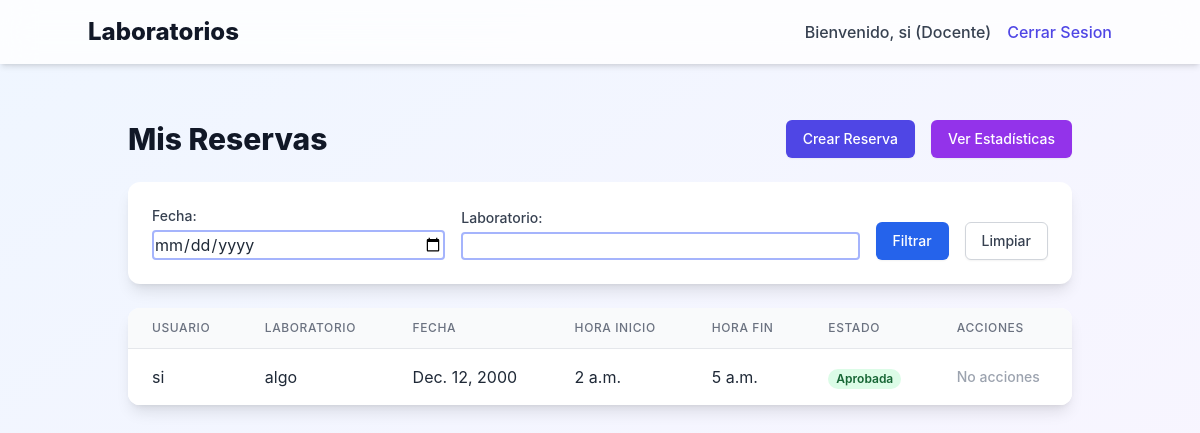
Before: /management/ (signed in) with the older database file.
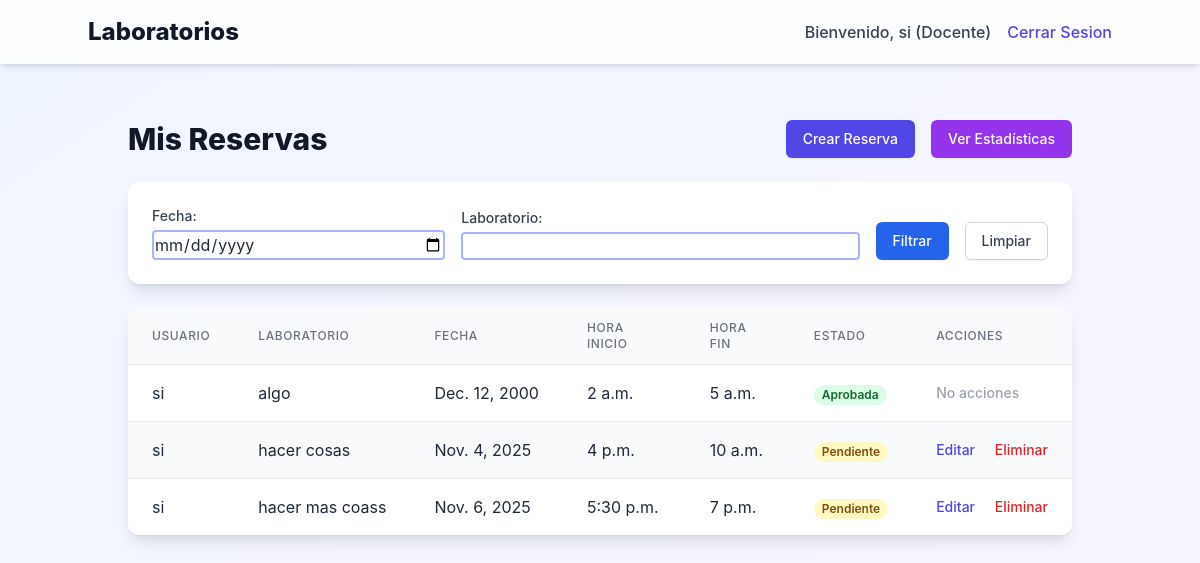
After: the same page with the newer database file.
### autentication_enmanuel_sergio/models.py (models this page shows, shortened)
class Profile(models.Model):
    ROLES = [
        ('docente', 'Docente'),
        ('administrador', 'Administrador'),
    ]
    user = models.OneToOneField(User, on_delete=models.CASCADE)
    role = models.CharField(max_length=20, choices=ROLES, default='docente')

### management_enmanuel_sergio/models.py (models this page shows, shortened)
class Reserva(models.Model):
    ESTADO_CHOICES = [
        ('pendiente', 'Pendiente'),
        ('aprobada', 'Aprobada'),
        ('rechazada', 'Rechazada'),
    ]
    usuario = models.ForeignKey(User, on_delete=models.CASCADE)
    laboratorio = models.CharField(max_length=100)
    fecha = models.DateField()
    hora_inicio = models.TimeField()
    hora_fin = models.TimeField()
    estado = models.CharField(max_length=20, choices=ESTADO_CHOICES, default='pendiente')
    motivo = models.TextField()
    fecha_creacion = models.DateTimeField(auto_now_add=True)

### management_enmanuel_sergio/views.py (the view)
# urls.py: path('', ReservaListView.as_view(), name='reserva_list'),
class ReservaListView(LoginRequiredMixin, ListView):
    model = Reserva
    template_name = 'management/reserva_list.html'
    def get_queryset(self):
        queryset = Reserva.objects.filter(usuario=self.request.user)
        fecha = self.request.GET.get('fecha')
        laboratorio = self.request.GET.get('laboratorio')
        if fecha:
            queryset = queryset.filter(fecha=fecha)
        if laboratorio:
            queryset = queryset.filter(laboratorio__icontains=laboratorio)
        return queryset

### templates/management/reserva_list.html (shortened to what this page needs)
{% extends 'base.html' %}
{% block content %}
<div class="container mx-auto px-4 py-8">
    <div class="flex justify-between items-center mb-6">
        <h2 class="text-3xl font-extrabold text-gray-900">Mis Reservas</h2>
        <div class="flex space-x-4">
            <a href="{% url 'management:reserva_create' %}" class="inline-flex items-center px-4 py-2 border border-transparent rounded-md shadow-sm text-sm font-medium text-white bg-indigo-600 hover:bg-indigo-700 focus:outline-none focus:ring-2 focus:ring-offset-2 focus:ring-indigo-500">
                Crear Reserva
            </a>
            <a href="{% url 'visualization:reserva_statistics' %}" class="inline-flex items-center px-4 py-2 border border-transparent rounded-md shadow-sm text-sm font-medium text-white bg-purple-600 hover:bg-purple-700 focus:outline-none focus:ring-2 focus:ring-offset-2 focus:ring-purple-500">
                Ver Estadísticas
            </a>
        </div>
    </div>
    <form method="get" class="bg-white shadow-lg rounded-xl p-6 mb-6 flex flex-wrap items-end space-x-4">
        <div class="flex-grow">
            <label for="fecha" class="block text-sm font-medium text-gray-700">Fecha:</label>
            <input type="date" name="fecha" id="fecha" value="{{ request.GET.fecha }}" class="mt-1 block w-full border-2 border-indigo-300 rounded">
        </div>
        <div class="flex-grow">
            <label for="laboratorio" class="block text-sm font-medium text-gray-700">Laboratorio:</label>
            <input type="text" name="laboratorio" id="laboratorio" value="{{ request.GET.laboratorio }}" class="mt-1 block w-full border-2 border-indigo-300 rounded">
        </div>
        <div>
            <button type="submit" class="inline-flex items-center px-4 py-2 border border-transparent rounded-md shadow-sm text-sm font-medium text-white bg-blue-600 hover:bg-blue-700 focus:outline-none focus:ring-2 focus:ring-offset-2 focus:ring-blue-500">
                Filtrar
            </button>
        </div>
        <div>
            <a href="{% url 'management:reserva_list' %}" class="inline-flex items-center px-4 py-2 border border-gray-300 rounded-md shadow-sm text-sm font-medium text-gray-700 bg-white hover:bg-gray-50 focus:outline-none focus:ring-2 focus:ring-offset-2 focus:ring-indigo-500">
                Limpiar
            </a>
        </div>
    </form>
    <div class="bg-white shadow-lg rounded-xl overflow-hidden">
        <table class="min-w-full divide-y divide-gray-200">
            <thead class="bg-gray-50">
                <tr>
                    <th scope="col" class="px-6 py-3 text-left text-xs font-medium text-gray-500 uppercase tracking-wider">Usuario</th>
                    <th scope="col" class="px-6 py-3 text-left text-xs font-medium text-gray-500 uppercase tracking-wider">Laboratorio</th>
                    <th scope="col" class="px-6 py-3 text-left text-xs font-medium text-gray-500 uppercase tracking-wider">Fecha</th>
                    <th scope="col" class="px-6 py-3 text-left text-xs font-medium text-gray-500 uppercase tracking-wider">Hora Inicio</th>
                    <th scope="col" class="px-6 py-3 text-left text-xs font-medium text-gray-500 uppercase tracking-wider">Hora Fin</th>
                    <th scope="col" class="px-6 py-3 text-left text-xs font-medium text-gray-500 uppercase tracking-wider">Estado</th>
                    <th scope="col" class="px-6 py-3 text-left text-xs font-medium text-gray-500 uppercase tracking-wider">Acciones</th>
                </tr>
            </thead>
            <tbody class="bg-white divide-y divide-gray-200">
                {% for reserva in object_list %}
                    <tr class="{% cycle 'bg-white' 'bg-gray-50' %}">
                        <td class="px-6 py-4 whitespace-nowrap">{{ reserva.usuario.username }}</td>
                        <td class="px-6 py-4 whitespace-nowrap">{{ reserva.laboratorio }}</td>
                        <td class="px-6 py-4 whitespace-nowrap">{{ reserva.fecha }}</td>
                        <td class="px-6 py-4 whitespace-nowrap">{{ reserva.hora_inicio }}</td>
                        <td class="px-6 py-4 whitespace-nowrap">{{ reserva.hora_fin }}</td>
                        <td class="px-6 py-4 whitespace-nowrap">
                            <span class="px-2 inline-flex text-xs leading-5 font-semibold rounded-full {% if reserva.estado == 'aprobada' %}bg-green-100 text-green-800{% elif reserva.estado == 'rechazada' %}bg-red-100 text-red-800{% else %}bg-yellow-100 text-yellow-800{% endif %}">
                                {{ reserva.get_estado_display }}
                            </span>
                        </td>
                        <td class="px-6 py-4 whitespace-nowrap text-sm font-medium">
                            {% if reserva.estado == 'pendiente' %}
                                <a href="{% url 'management:reserva_update' reserva.pk %}" class="text-indigo-600 hover:text-indigo-900">Editar</a>
                                <a href="{% url 'management:reserva_delete' reserva.pk %}" class="text-red-600 hover:text-red-900 ml-4">Eliminar</a>
                            {% else %}
                                <span class="text-gray-400">No acciones</span>
                            {% endif %}
                        </td>
                    </tr>
                {% empty %}
                    <tr>
                        <td colspan="7" class="px-6 py-4 whitespace-nowrap text-center text-gray-500">No hay reservas disponibles.</td>
                    </tr>
                {% endfor %}
            </tbody>
        </table>
    </div>
</div>
{% endblock %}

### templates/base.html (shortened to what this page needs)
<!DOCTYPE html>
<html lang="en">
<head>
    <script src="https://cdn.tailwindcss.com"></script>
</head>
<body class="bg-gradient-to-br from-blue-50 to-purple-50 min-h-screen text-gray-800">
    <nav class="bg-white bg-opacity-80 backdrop-filter backdrop-blur-lg shadow-md p-4 sticky top-0 z-50">
        <div class="container mx-auto flex justify-between items-center">
            <a href="{% url 'autentication_enmanuel_sergio:home' %}" class="text-2xl font-extrabold text-gray-900">Laboratorios</a>
            <div class="flex items-center space-x-4">
                {% if user.is_authenticated %}
                    <span class="text-gray-700 font-medium">Bienvenido, {{ user.username }} ({{ user.profile.get_role_display }})</span>
                    <form action="{% url 'autentication_enmanuel_sergio:logout' %}" method="post" class="inline">
                        <button type="submit" class="text-indigo-600 hover:text-indigo-800 font-medium focus:outline-none">Cerrar Sesion</button>
                    </form>
                {% endif %}
            </div>
        </div>
    </nav>
    <main class="container mx-auto p-6">
        {% block content %}{% endblock %}
    </main>
</body>
</html>

### templates/base.html (style rules this page uses)
body { font-family: 'Inter', sans-serif; }
input[type="text"], input[type="email"], input[type="password"], input[type="date"], input[type="time"], textarea, select { @apply appearance-none block w-full px-3 py-2 border border-gray-300 rounded-md shadow-sm placeholder-gray-400 focus:outline-none focus:ring-2 focus:ring-indigo-500 focus:border-indigo-500 sm:text-sm; }

Changed rows visible on the page:
added Reserva: usuario.username "si", laboratorio "hacer cosas", fecha "Nov. 4, 2025", hora_inicio "4 p.m.", hora_fin "10 a.m.", estado "Pendiente", shows "Editar"
added Reserva: usuario.username "si", laboratorio "hacer mas coass", fecha "Nov. 6, 2025", hora_inicio "5:30 p.m.", hora_fin "7 p.m.", estado "Pendiente", shows "Editar"
